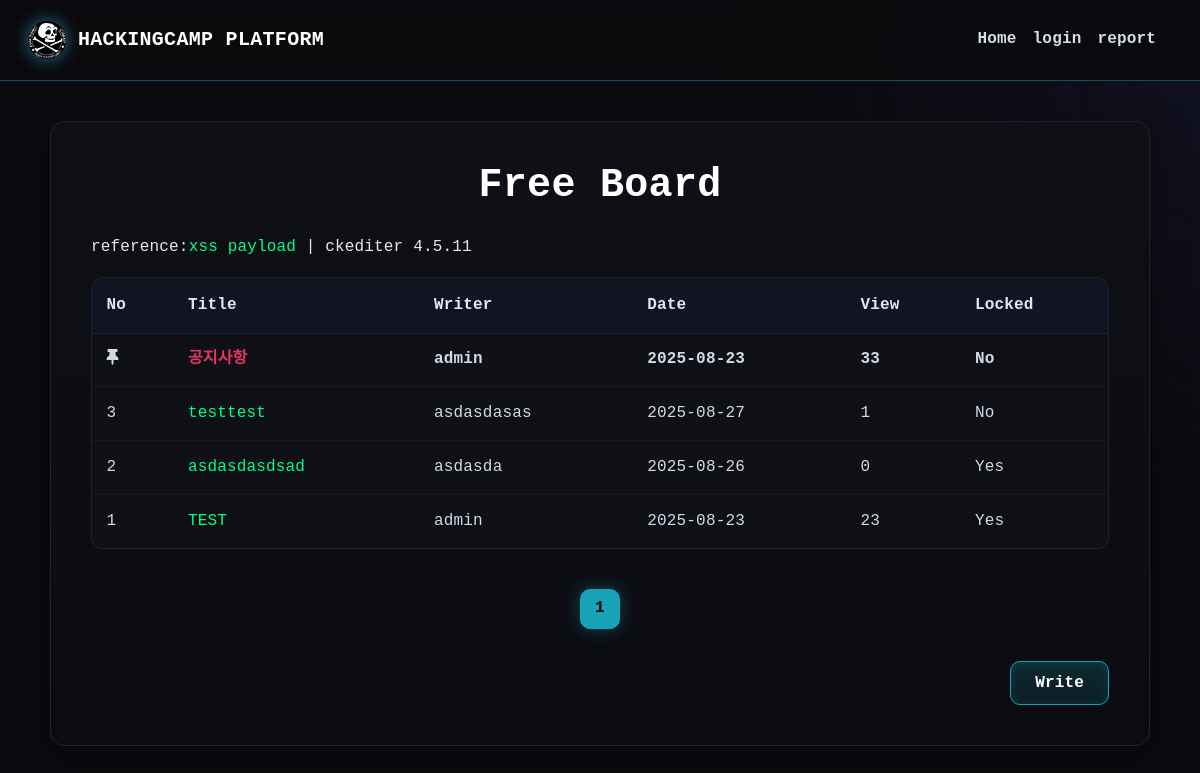
The app's page /board/index.php with its own data.
### tables this page shows
CREATE TABLE `free_board` (
  `board_id` int NOT NULL AUTO_INCREMENT,
  `board_title` varchar(100) NOT NULL,
  `user_id` varchar(50) NOT NULL,
  `board_content` text NOT NULL,
  `board_date` date NOT NULL,
  `board_views` int DEFAULT NULL,
  `board_locked` int DEFAULT NULL,
  `secret_pw` varchar(255) DEFAULT NULL,
  PRIMARY KEY (`board_id`)
);

CREATE TABLE `user` (
  `user_id` varchar(100) NOT NULL,
  `user_name` varchar(100) NOT NULL,
  `user_pw` varchar(255) NOT NULL,
  `user_date` datetime NOT NULL DEFAULT CURRENT_TIMESTAMP,
  `user_no` int NOT NULL AUTO_INCREMENT,
  `role` enum('user','admin','maker') NOT NULL DEFAULT 'user',
  PRIMARY KEY (`user_no`)
);

### src/board/index.php (the view, shortened to what this page needs)
<?php
include "../db.php";
$s_id   = $_SESSION["user_id"]   ?? "";
$s_name = $_SESSION["user_name"] ?? "";
$page = isset($_GET['page']) ? (int)$_GET['page'] : 1;
$limit = 5;
$offset = ($page - 1) * $limit;
$sql_count = "SELECT COUNT(*) AS cnt FROM free_board";
$result_count = $db_conn->query($sql_count);
$total_count = $result_count->fetch_assoc()['cnt'];
$total_pages = ceil($total_count / $limit);
$pinned_post_id = 1;
$pinned_post = null;
$sql_pinned = "SELECT f.board_id, f.board_title, f.board_date, f.board_views, f.board_locked, u.user_name
               FROM free_board f
               JOIN user u ON f.user_id = u.user_id
               WHERE f.board_id = ?";
$stmt_pinned = $db_conn->prepare($sql_pinned);
$stmt_pinned->bind_param("i", $pinned_post_id);
$stmt_pinned->execute();
$result_pinned = $stmt_pinned->get_result();
if ($result_pinned->num_rows > 0) {
    $pinned_post = $result_pinned->fetch_assoc();
}
$sql = "
    SELECT
        f.board_id, f.board_title, f.board_date, f.board_views,
        f.board_locked, u.user_name
    FROM free_board f
    JOIN user u ON f.user_id = u.user_id
    WHERE f.board_id != ? -- Excluding pinned posts
    ORDER BY f.board_id DESC
    LIMIT ? OFFSET ?
";
$stmt = $db_conn->prepare($sql);
$stmt->bind_param("iii", $pinned_post_id, $limit, $offset);
$stmt->execute();
$result = $stmt->get_result();
?>
<!DOCTYPE html>
<html lang="ko">
<head>
    <link rel="stylesheet" href="https://stackpath.bootstrapcdn.com/bootstrap/4.5.2/css/bootstrap.min.css"/>
    <link rel="stylesheet" href="https://cdnjs.cloudflare.com/ajax/libs/font-awesome/5.15.1/css/all.min.css"/>
    <link rel="stylesheet" href="./board_style.css" />
</head>
<body>
    <nav class="navbar navbar-expand-lg navbar-dark bg-dark">
        <a class="navbar-brand" href="../index.php">hackingcamp Platform</a>
        <div class="collapse navbar-collapse" id="navbarNav">
        <ul class="navbar-nav ml-auto">
            <li class="nav-item"><a class="nav-link" href="../index.php">Home</a></li>
            <?php if(!$s_id){ ?>
                <li class="nav-item"><a class="nav-link" href="../login/login.php">login</a></li>
            <?php } else { ?>
                <li class="nav-item">
                    <a class="nav-link" href="../login/logout.php">logout</a>
                </li>
            <?php } ?>
            <li class="nav-item"><a class="nav-link" href="../report.php">report</a></li>
            <li class="nav-item"><span class="navbar-text text-light ml-2"><?= htmlspecialchars($s_name) ?></span></li>
        </ul>
    </div>
    </nav>
    <div id="board_area" class="custom-content-wrapper">
        <h1>Free Board</h1>
        <p>reference:<a href="https://github.com/payloadbox/xss-payload-list">xss payload </a>| ckediter 4.5.11 </p>
        <table>
            <thead>
                <tr>
                    <th>No</th>
                    <th>Title</th>
                    <th>Writer</th>
                    <th>Date</th>
                    <th>View</th>
                    <th>Locked</th>
                </tr>
            </thead>
            <tbody>
            <?php if ($pinned_post): ?>
            <?php
                $pinned_title = strlen($pinned_post['board_title']) > 30 ? mb_substr($pinned_post['board_title'], 0, 30, 'UTF-8') . "..." : $pinned_post['board_title'];
            ?>
                <tr class="pinned-post">
                    <td><i class="fas fa-thumbtack"></i></td>
                    <td>
                        <a href="view.php?id=<?= $pinned_post['board_id'] ?>">
                            <?= htmlspecialchars($pinned_title) ?>
                        </a>
                    </td>
                    <td><?= htmlspecialchars($pinned_post['user_name']) ?></td>
                    <td><?= $pinned_post['board_date'] ?></td>
                    <td><?= $pinned_post['board_views'] ?></td>
                    <td><?= $pinned_post['board_locked'] ? 'Yes' : 'No' ?></td>
                </tr>
            <?php endif; ?>
            <?php
            $post_num = ($total_count - 1) - $offset;
            while($row = $result->fetch_assoc()) {
                $title = strlen($row['board_title']) > 30 ? mb_substr($row['board_title'], 0, 30, 'UTF-8') . "..." : $row['board_title'];
                $is_locked = (bool)$row['board_locked'];
                $link_href = $is_locked ? "#" : "view.php?id=" . $row['board_id'];
                $link_class = $is_locked ? "locked-post-link" : "";
                $data_attributes = $is_locked ? "data-id='" . $row['board_id'] . "'" : "";
            ?>
                <tr>
                    <td><?php echo $post_num; ?></td>
                    <td>
                        <a href="<?= $link_href ?>" class="<?= $link_class ?>" <?= $data_attributes ?>>
                            <?php echo $title; ?>
                        </a>
                    </td>
                    <td><?php echo htmlspecialchars($row['user_name']); ?></td>
                    <td><?php echo $row['board_date']; ?></td>
                    <td><?php echo $row['board_views']; ?></td>
                    <td><?php echo $row['board_locked'] ? 'Yes' : 'No'; ?></td>
                </tr>
            <?php $post_num--; } ?>
            </tbody>
        </table>
        <div class="pagination">
        <?php
        for($i = 1; $i <= $total_pages; $i++) {
            if($i == $page) {
                echo "<strong>$i</strong> ";
            } else {
                echo "<a href='index.php?page=$i'>$i</a> ";
            }
        }
        ?>
        </div>
        <div class="button-group">
            <a href="write.php" class="btn">Write</a>
        </div>
    </div>
</body>
</html>

### src/board/board_style.css (style rules this page uses)
:root { --bg: #0a0b0e; --panel: #0f1117; --border: #1f2331; --text: #e8e8e8; --muted: #a7b0c0; --accent: #00ff88; --accent-2: #17a2b8; --danger: #ff4d4d; --shadow: 0 12px 40px rgba(0, 0, 0, 0.35); --radius: 14px; --pad: clamp(14px, 1.8vw, 22px); --wrap: 1100px; --logo-url: url("01.png"); }
* { box-sizing: border-box; }
html { font-size: clamp(14px, 1.05vw + 10px, 16px); }
body { margin: 0; color: var(--text); background: radial-gradient(1200px 600px at 10% -10%, #122 0%, transparent 0%), radial-gradient(1000px 700px at 110% 10%, #112 0%, transparent 60%), var(--bg); line-height: 1.7; letter-spacing: 0.01em; -webkit-font-smoothing: antialiased; font-family: ui-monospace, SFMono-Regular, Menlo, Consolas, "JetBrains Mono", monospace; }
body::before { content: ""; position: fixed; inset: 0; background: center/42vmin no-repeat var(--logo-url); opacity: 0.06; filter: drop-shadow(0 0 10px #000); pointer-events: none; z-index: 0; }
a { color: var(--accent); text-decoration: none; }
.navbar, .navbar.bg-dark { position: sticky; top: 0; z-index: 10; padding: clamp(12px, 2vw, 18px) clamp(12px, 3vw, 28px); background: rgba(10, 11, 14, 0.9) !important; backdrop-filter: blur(8px); border-bottom: 1px solid rgba(62, 201, 255, 0.35) !important; }
.navbar-brand { font-size: 1.25rem; font-weight: 900; letter-spacing: 0.3px; text-transform: uppercase; color: #fff !important; position: relative; padding-left: 50px; }
.navbar-brand::before { content: ""; position: absolute; left: 0; top: 50%; transform: translateY(-50%); width: 38px; height: 38px; background: center/contain no-repeat var(--logo-url); filter: drop-shadow(0 0 8px rgba(62, 201, 255, 0.55)); }
.navbar .nav-link, .navbar .navbar-text { font-size: 1rem; font-weight: 600; color: #eaf6ff !important; opacity: 0.9; transition: all 0.15s ease; }
.custom-content-wrapper { width: min(100% - 2 * clamp(12px, 3vw, 28px), var(--wrap)); margin-inline: auto; position: relative; z-index: 1; background: linear-gradient(180deg, #0e1016 0%, #0b0c11 100%); border: 1px solid var(--border); border-radius: var(--radius); padding: clamp(24px, 3.5vw, 40px); box-shadow: var(--shadow); margin-top: 40px; margin-bottom: 40px; }
.custom-content-wrapper h1 { font-weight: 900; letter-spacing: 0.3px; text-align: center; margin: 0 0 1.5rem; color: #fff; }
.custom-content-wrapper table { width: 100%; border-collapse: separate; border-spacing: 0; background: linear-gradient(180deg, #0f1117, #0e1016); border: 1px solid var(--border); border-radius: 12px; overflow: hidden; }
.custom-content-wrapper thead th { color: #dfe7f5; background: #121521; font-weight: 700; text-align: left; padding: 0.85em 0.9em; border-bottom: 1px solid var(--border); }
.custom-content-wrapper tbody td { padding: 0.8em 0.9em; color: #d4d9e6; border-bottom: 1px solid #171b28; }
.custom-content-wrapper tbody tr:last-child td { border-bottom: none; }
.custom-content-wrapper .button-group { margin-top: 2rem; display: flex; justify-content: flex-end; gap: 12px; }
.custom-content-wrapper .btn { display: inline-flex; align-items: center; justify-content: center; min-height: 44px; padding: 0.55em 1.5em; border-radius: 10px; font-family: inherit; font-size: 1rem; font-weight: 700; cursor: pointer; text-decoration: none !important; transition: all 0.2s ease; border: 1px solid var(--accent-2); background: linear-gradient( 180deg, rgba(23, 162, 184, 0.2), rgba(23, 162, 184, 0.1) ); color: #fff !important; box-shadow: inset 0 0 10px rgba(23, 162, 184, 0.2); }
.custom-content-wrapper .pagination { display: flex; justify-content: center; align-items: center; gap: 8px; margin-top: 2.5rem; flex-wrap: wrap; }
.custom-content-wrapper .pagination a, .custom-content-wrapper .pagination strong { display: inline-flex; align-items: center; justify-content: center; min-width: 40px; height: 40px; padding: 0 0.5em; border-radius: 10px; font-family: inherit; font-weight: 700; font-size: 1rem; text-decoration: none !important; transition: all 0.2s ease; }
.custom-content-wrapper .pagination strong { border: 1px solid var(--accent-2); background: var(--accent-2); color: #02060d; box-shadow: 0 0 18px rgba(23, 162, 184, 0.4); cursor: default; }

### src/board/index.php (style rules this page uses)
.pinned-post td { color: #e5355eff; font-weight: bold; }
.pinned-post td a { color: #e5355eff; font-weight: bold; }

### records on screen
free_board: board_title "공지사항", user.user_name "admin", board_date "2025-08-23", board_views "33"
free_board: board_title "testtest", user.user_name "asdasdasas", board_date "2025-08-27", board_views "1", board_locked "No"
free_board: board_title "asdasdasdsad", user.user_name "asdasda", board_date "2025-08-26", board_views "0", board_locked "Yes"
free_board: board_title "TEST", user.user_name "admin", board_date "2025-08-23", board_views "23", board_locked "Yes"
